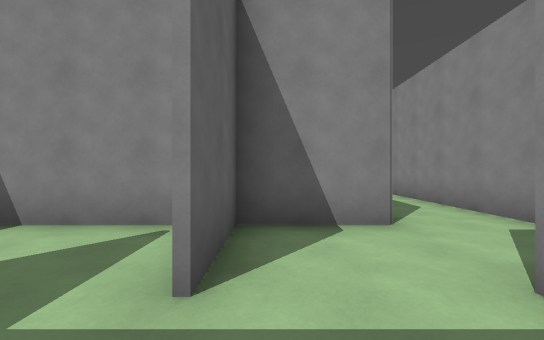
View 1 (above)

24 first-person views from a walk through a Godot game level. The camera is 1.4 m above the floor, looks level and sees 90° across. The floor is counted in squares, 2 m on a side. Each view is taken from the middle of a square. On the plan, view 1 faces up. The plan holds only what a view shows up to about 9 squares ahead; the rest is blank. The place goes on beyond the plan.

View 2
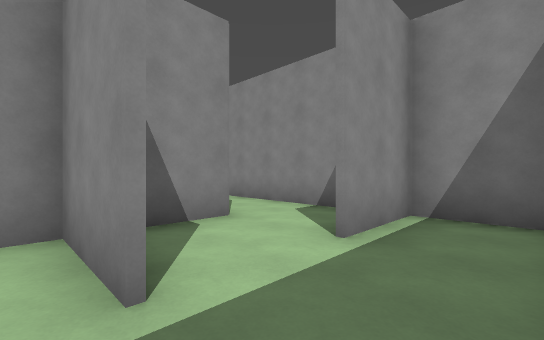

View 3
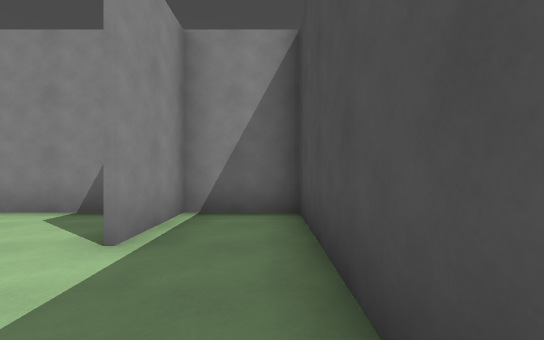

View 4
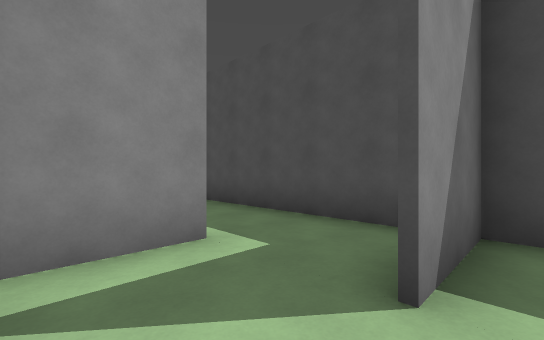

View 5
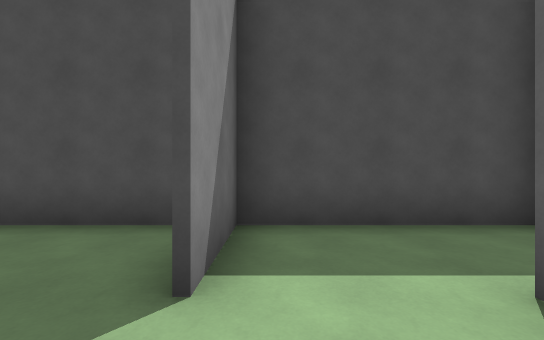

View 6
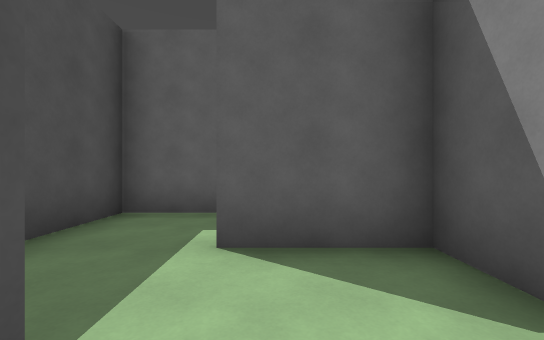

View 7
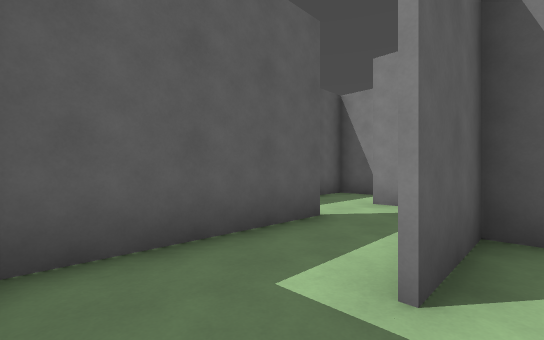

View 8
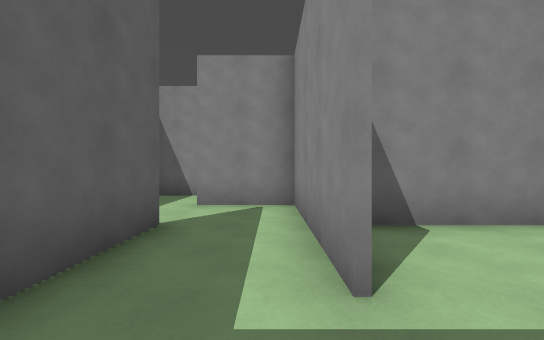

View 9
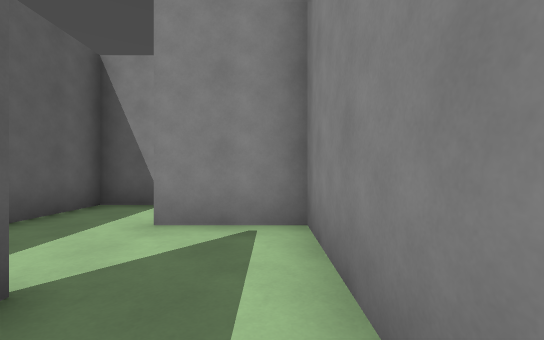

View 10
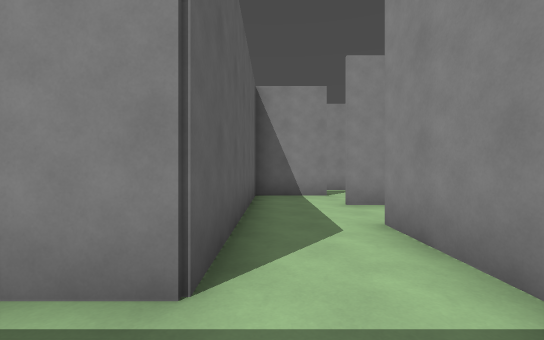

View 11
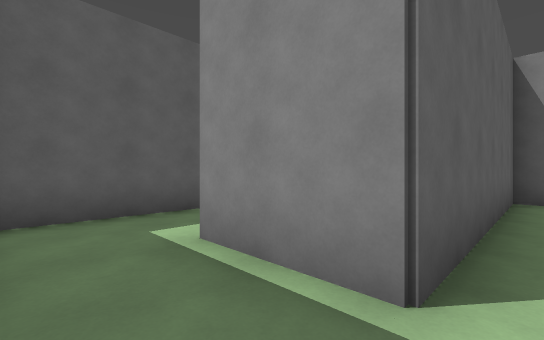

View 12
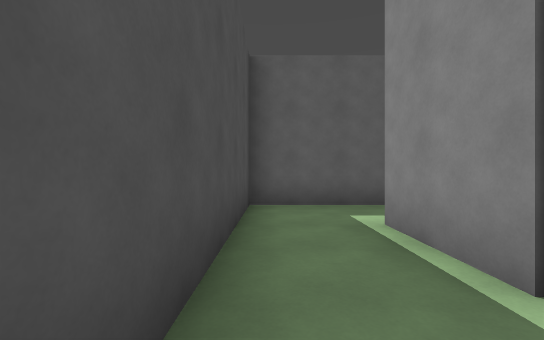

View 13
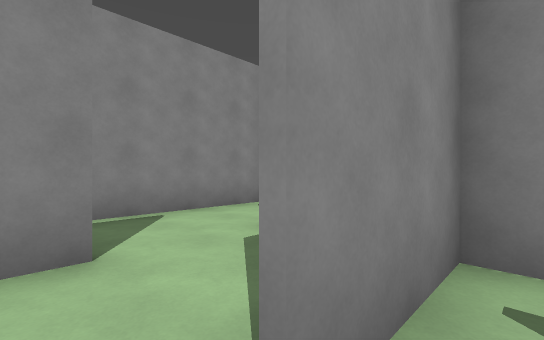

View 14
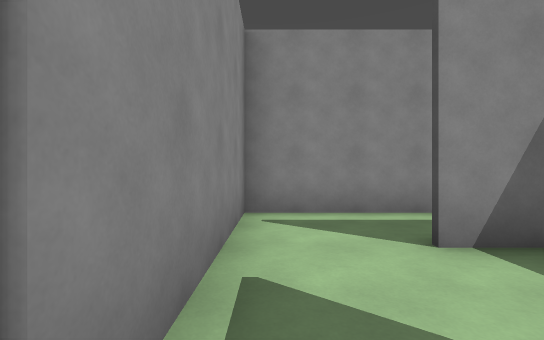

View 15
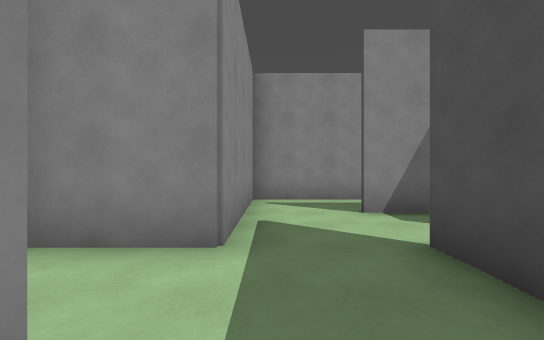

View 16
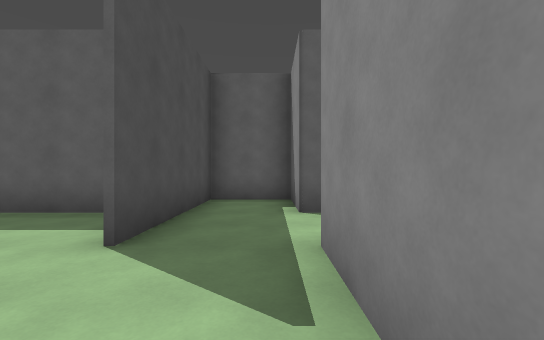

View 17
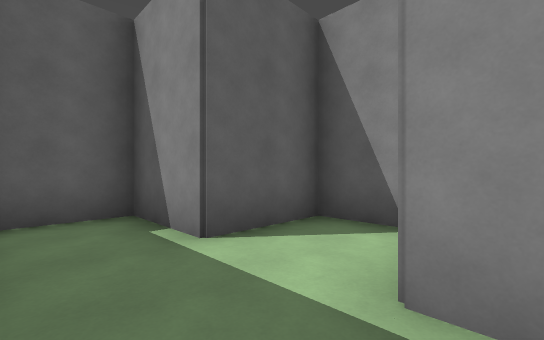

View 18
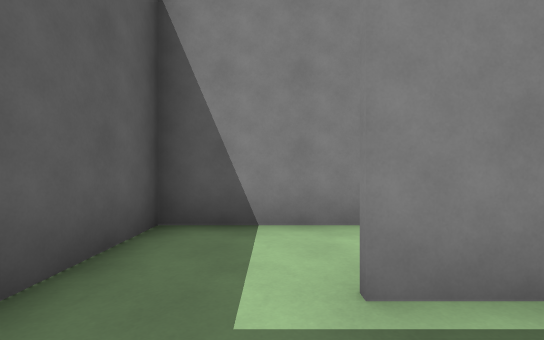

View 19
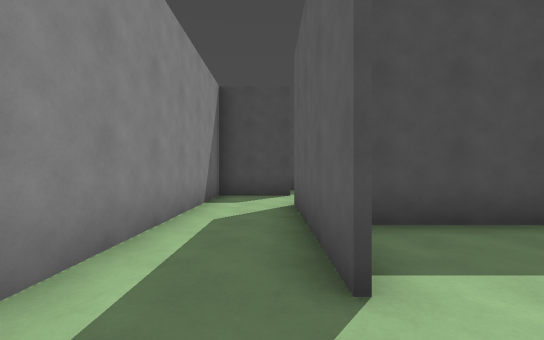

View 20
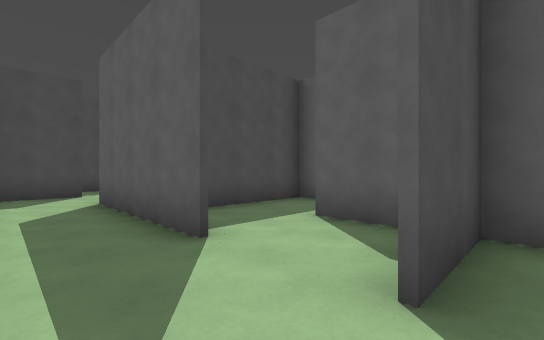

View 21
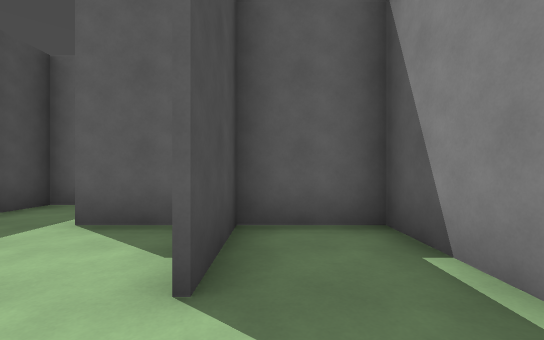

View 22
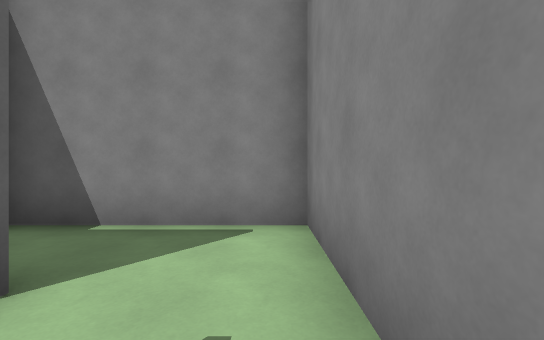

View 23
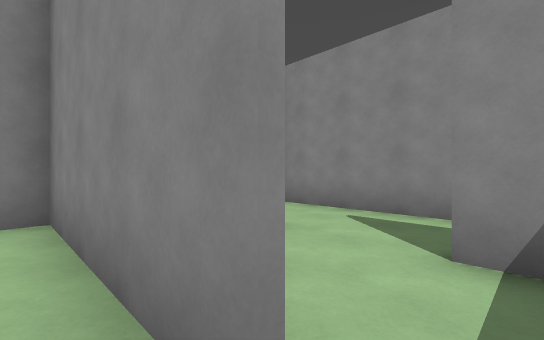

View 24
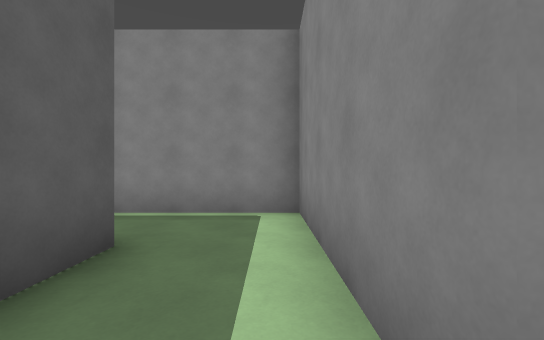

### Floor plan
Ten units are one square. View 1 is at (0, 0); x grows to the right and y downward. Boxes are objects, and circles mark ways between rooms. Rooms are numbered by the first view taken in them; rooms with no view inside come last. Other rooms are left out.
<svg viewBox="-129 -120 169 130">
<path fill="none" stroke="#000" d="M-5 5 35 5 35 -15 15 -15M-5 -25 -5 -15M-5 -15 -5 -35M0 -35 -24 -35M-19 5 -5 5M-26 5 -26 -15M-44 5 -19 5M-24 -35 -44 -35 -44 -15M-64 -15 -64 5 -44 5M-64 -35 -64 -15M-45 -15 -45 -54 -65 -54M-85 -15 -105 -15M-124 -25 -124 5 -74 5M-85 -54 -85 -15M-65 -14 -65 -35M-65 -94 -65 -112M-72 -115 -85 -115 -85 -94 -104 -94 -104 -75 -65 -75M-64 -74 -85 -74 -85 -54M-45 -64 -45 -75M-26 -74 -26 -94 -65 -94M15 -70 15 -75 15 -35M-5 -96 15 -96M-4 -56 8 -56M-5 -115 -5 -75M14 -15 35 -15 35 -115 1 -115M-24 -95 -24 -84M1 -115 -36 -115M-5 -75 -5 -115M-24 -56 -4 -56M-99 -35 -124 -35 -124 -25M15 -35 0 -35M-5 -35 -5 -25"/>
<circle cx="0" cy="-5" r="3" fill="#2a7"/>
<circle cx="10" cy="-20" r="3" fill="#2a7"/>
<circle cx="-20" cy="-25" r="3" fill="#2a7"/>
<circle cx="-40" cy="-5" r="3" fill="#2a7"/>
<circle cx="-50" cy="-25" r="3" fill="#2a7"/>
<circle cx="-60" cy="-45" r="3" fill="#2a7"/>
<circle cx="-70" cy="-25" r="3" fill="#2a7"/>
<circle cx="-110" cy="-20" r="3" fill="#2a7"/>
<circle cx="-70" cy="-60" r="3" fill="#2a7"/>
<circle cx="-60" cy="-90" r="3" fill="#2a7"/>
<circle cx="0" cy="-70" r="3" fill="#2a7"/>
<circle cx="20" cy="-30" r="3" fill="#2a7"/>
<text x="10" y="-10">1</text>
<text x="-10" y="-20">2</text>
<text x="-30" y="-10">3</text>
<text x="-50" y="-10">4</text>
<text x="-50" y="-40">5</text>
<text x="-90" y="-10">6</text>
<text x="-70" y="-40">7</text>
<text x="-70" y="-100">8</text>
<text x="-50" y="-80">9</text>
<text x="20" y="-80">10</text>
<text x="-20" y="-100">11</text>
<text x="-100" y="-30">12</text>
<text x="10" y="-30">13</text>
</svg>
Room 1 opens to room 2. Room 1 opens to room 13. Room 2 opens to room 3. Room 3 opens to room 4. Room 4 opens to room 5. Room 5 opens to room 7. Room 6 opens to room 7. Room 6 opens to room 12. Room 7 opens to room 9. Room 8 opens to room 9. Room 10 opens to room 11. Room 10 opens to room 13.

Where each view was taken, in squares from view 1:
view 1: 0 up, 0 right, facing up
view 2: 0 up, 1 left, facing up-right
view 3: 0 up, 1 left, facing right
view 4: 3 up, 3 left, facing down-right
view 5: 3 up, 3 left, facing down
view 6: 2 up, 2 left, facing left
view 7: 0 up, 4 left, facing up-left
view 8: 0 up, 5 left, facing up
view 9: 2 up, 5 left, facing up
view 10: 0 up, 8 left, facing up
view 11: 0 up, 8 left, facing up-left
view 12: 0 up, 7 left, facing left
view 13: 5 up, 7 left, facing up-right
view 14: 9 up, 7 left, facing right
view 15: 9 up, 9 left, facing right
view 16: 9 up, 4 left, facing left
view 17: 8 up, 6 left, facing up-left
view 18: 0 up, 11 left, facing up
view 19: 9 up, 2 right, facing down
view 20: 10 up, 3 right, facing down-left
view 21: 10 up, 3 right, facing left
view 22: 8 up, 3 right, facing up
view 23: 7 up, 1 left, facing up-right
view 24: 7 up, 1 left, facing up
